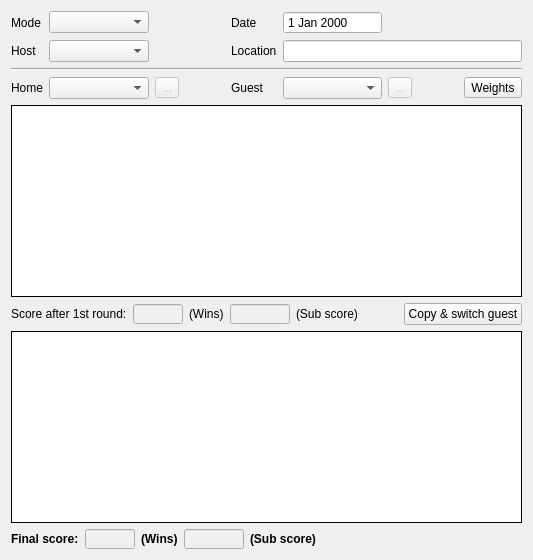
      <widget class="QWidget" name="tab_score_table">
       <property name="toolTip">
        <string>List (Ctrl+1)</string>
       </property>
       <attribute name="icon">
        <iconset resource="ipponboard.qrc">
         <normaloff>:/res/icons/list.png</normaloff>:/res/icons/list.png</iconset>
       </attribute>
       <attribute name="title">
        <string>List</string>
       </attribute>
       <layout class="QVBoxLayout" name="verticalLayout_7">
        <item>
         <layout class="QGridLayout" name="gridLayout_main" columnstretch="0,1,0,0,0,1,0,0,0">
          <property name="bottomMargin">
           <number>0</number>
          </property>
          <property name="spacing">
           <number>6</number>
          </property>
          <item row="0" column="5">
           <widget class="QDateEdit" name="dateEdit">
            <property name="sizePolicy">
             <sizepolicy hsizetype="Minimum" vsizetype="Fixed">
              <horstretch>0</horstretch>
              <verstretch>0</verstretch>
             </sizepolicy>
            </property>
            <property name="frame">
             <bool>true</bool>
            </property>
            <property name="alignment">
             <set>Qt::AlignLeading|Qt::AlignLeft|Qt::AlignVCenter</set>
            </property>
            <property name="buttonSymbols">
             <enum>QAbstractSpinBox::NoButtons</enum>
            </property>
            <property name="accelerated">
             <bool>false</bool>
            </property>
            <property name="calendarPopup">
             <bool>false</bool>
            </property>
           </widget>
          </item>
          <item row="3" column="0">
           <widget class="QLabel" name="label_home">
            <property name="text">
             <string>Home</string>
            </property>
           </widget>
          </item>
          <item row="3" column="1">
           <widget class="QComboBox" name="comboBox_club_home">
            <property name="iconSize">
             <size>
              <width>16</width>
              <height>16</height>
             </size>
            </property>
           </widget>
          </item>
          <item row="3" column="4">
           <widget class="QLabel" name="label_guest">
            <property name="text">
             <string>Guest</string>
            </property>
           </widget>
          </item>
          <item row="3" column="5">
           <widget class="QComboBox" name="comboBox_club_guest">
            <property name="iconSize">
             <size>
              <width>16</width>
              <height>16</height>
             </size>
            </property>
           </widget>
          </item>
          <item row="1" column="1">
           <widget class="QComboBox" name="comboBox_club_host">
            <property name="enabled">
             <bool>true</bool>
            </property>
            <property name="iconSize">
             <size>
              <width>16</width>
              <height>16</height>
             </size>
            </property>
           </widget>
          </item>
          <item row="0" column="3">
           <spacer name="horizontalSpacer">
            <property name="orientation">
             <enum>Qt::Horizontal</enum>
            </property>
            <property name="sizeHint" stdset="0">
             <size>
              <width>40</width>
              <height>20</height>
             </size>
            </property>
           </spacer>
          </item>
          <item row="0" column="4">
           <widget class="QLabel" name="label_date">
            <property name="text">
             <string>Date</string>
            </property>
           </widget>
          </item>
          <item row="2" column="0" colspan="9">
           <widget class="Line" name="line">
            <property name="orientation">
             <enum>Qt::Horizontal</enum>
            </property>
           </widget>
          </item>
          <item row="3" column="7">
           <spacer name="horizontalSpacer_4">
            <property name="orientation">
             <enum>Qt::Horizontal</enum>
            </property>
            <property name="sizeHint" stdset="0">
             <size>
              <width>40</width>
              <height>20</height>
             </size>
            </property>
           </spacer>
          </item>
          <item row="0" column="1">
           <widget class="QComboBox" name="comboBox_mode">
            <property name="enabled">
             <bool>true</bool>
            </property>
            <property name="toolTip">
             <string/>
            </property>
           </widget>
          </item>
          <item row="0" column="0">
           <widget class="QLabel" name="label_mode">
            <property name="text">
             <string>Mode</string>
            </property>
           </widget>
          </item>
          <item row="1" column="0">
           <widget class="QLabel" name="label_host">
            <property name="text">
             <string>Host</string>
            </property>
           </widget>
          </item>
          <item row="3" column="2">
           <widget class="QToolButton" name="toolButton_team_home">
            <property name="enabled">
             <bool>false</bool>
            </property>
            <property name="toolTip">
             <string>Edit home team</string>
            </property>
            <property name="text">
             <string notr="true">...</string>
            </property>
           </widget>
          </item>
          <item row="1" column="5" colspan="4">
           <widget class="QLineEdit" name="lineEdit_location">
            <property name="enabled">
             <bool>true</bool>
            </property>
            <property name="text">
             <string/>
            </property>
           </widget>
          </item>
          <item row="1" column="4">
           <widget class="QLabel" name="label_location">
            <property name="text">
             <string>Location</string>
            </property>
           </widget>
          </item>
          <item row="3" column="6">
           <widget class="QToolButton" name="toolButton_team_guest">
            <property name="enabled">
             <bool>false</bool>
            </property>
            <property name="toolTip">
             <string>Edit guest team</string>
            </property>
            <property name="text">
             <string notr="true">...</string>
            </property>
           </widget>
          </item>
          <item row="3" column="8">
           <widget class="QToolButton" name="toolButton_weights">
            <property name="text">
             <string>Weights</string>
            </property>
            <property name="iconSize">
             <size>
              <width>16</width>
              <height>16</height>
             </size>
            </property>
           </widget>
          </item>
         </layout>
        </item>
        <item>
         <widget class="QTableView" name="tableView_tournament_list1">
          <property name="sizePolicy">
           <sizepolicy hsizetype="Expanding" vsizetype="Expanding">
            <horstretch>0</horstretch>
            <verstretch>0</verstretch>
           </sizepolicy>
          </property>
          <property name="minimumSize">
           <size>
            <width>0</width>
            <height>0</height>
           </size>
          </property>
          <property name="contextMenuPolicy">
           <enum>Qt::CustomContextMenu</enum>
          </property>
          <property name="frameShape">
           <enum>QFrame::Box</enum>
          </property>
          <property name="frameShadow">
           <enum>QFrame::Plain</enum>
          </property>
          <property name="midLineWidth">
           <number>0</number>
          </property>
          <property name="verticalScrollBarPolicy">
           <enum>Qt::ScrollBarAsNeeded</enum>
          </property>
          <property name="horizontalScrollBarPolicy">
           <enum>Qt::ScrollBarAsNeeded</enum>
          </property>
          <property name="editTriggers">
           <set>QAbstractItemView::AnyKeyPressed|QAbstractItemView::DoubleClicked|QAbstractItemView::EditKeyPressed|QAbstractItemView::SelectedClicked</set>
          </property>
          <property name="dragEnabled">
           <bool>false</bool>
          </property>
          <property name="dragDropOverwriteMode">
           <bool>false</bool>
          </property>
          <property name="dragDropMode">
           <enum>QAbstractItemView::NoDragDrop</enum>
          </property>
          <property name="defaultDropAction">
           <enum>Qt::IgnoreAction</enum>
          </property>
          <property name="alternatingRowColors">
           <bool>true</bool>
          </property>
          <property name="selectionMode">
           <enum>QAbstractItemView::ExtendedSelection</enum>
          </property>
          <property name="showGrid">
           <bool>true</bool>
          </property>
          <property name="gridStyle">
           <enum>Qt::SolidLine</enum>
          </property>
          <property name="wordWrap">
           <bool>false</bool>
          </property>
          <property name="cornerButtonEnabled">
           <bool>false</bool>
          </property>
          <attribute name="horizontalHeaderMinimumSectionSize">
           <number>16</number>
          </attribute>
          <attribute name="horizontalHeaderDefaultSectionSize">
           <number>30</number>
          </attribute>
          <attribute name="horizontalHeaderStretchLastSection">
           <bool>false</bool>
          </attribute>
          <attribute name="verticalHeaderMinimumSectionSize">
           <number>20</number>
          </attribute>
          <attribute name="verticalHeaderDefaultSectionSize">
           <number>20</number>
          </attribute>
          <attribute name="verticalHeaderStretchLastSection">
           <bool>false</bool>
          </attribute>
         </widget>
        </item>
        <item>
         <layout class="QHBoxLayout" name="horizontalLayout" stretch="0,0,0,0,0,0,0">
          <property name="bottomMargin">
           <number>0</number>
          </property>
          <item>
           <widget class="QLabel" name="label_intermediate_result">
            <property name="text">
             <string>Score after 1st round:</string>
            </property>
           </widget>
          </item>
          <item>
           <widget class="QLineEdit" name="lineEdit_wins_intermediate">
            <property name="sizePolicy">
             <sizepolicy hsizetype="Fixed" vsizetype="Fixed">
              <horstretch>0</horstretch>
              <verstretch>0</verstretch>
             </sizepolicy>
            </property>
            <property name="maximumSize">
             <size>
              <width>50</width>
              <height>20</height>
             </size>
            </property>
            <property name="baseSize">
             <size>
              <width>30</width>
              <height>0</height>
             </size>
            </property>
            <property name="styleSheet">
             <string notr="true">background-color:rgb(240,240,240)</string>
            </property>
            <property name="frame">
             <bool>true</bool>
            </property>
            <property name="alignment">
             <set>Qt::AlignRight|Qt::AlignTrailing|Qt::AlignVCenter</set>
            </property>
            <property name="readOnly">
             <bool>true</bool>
            </property>
           </widget>
          </item>
          <item>
           <widget class="QLabel" name="label_2">
            <property name="text">
             <string>(Wins)</string>
            </property>
           </widget>
          </item>
          <item>
           <widget class="QLineEdit" name="lineEdit_score_intermediate">
            <property name="sizePolicy">
             <sizepolicy hsizetype="Fixed" vsizetype="Fixed">
              <horstretch>0</horstretch>
              <verstretch>0</verstretch>
             </sizepolicy>
            </property>
            <property name="minimumSize">
             <size>
              <width>60</width>
              <height>20</height>
             </size>
            </property>
            <property name="maximumSize">
             <size>
              <width>60</width>
              <height>20</height>
             </size>
            </property>
            <property name="baseSize">
             <size>
              <width>60</width>
              <height>20</height>
             </size>
            </property>
            <property name="styleSheet">
             <string notr="true">background-color:rgb(240,240,240)</string>
            </property>
            <property name="alignment">
             <set>Qt::AlignRight|Qt::AlignTrailing|Qt::AlignVCenter</set>
            </property>
            <property name="readOnly">
             <bool>true</bool>
            </property>
           </widget>
          </item>
          <item>
           <widget class="QLabel" name="label_3">
            <property name="text">
             <string>(Sub score)</string>
            </property>
           </widget>
          </item>
          <item>
           <spacer name="horizontalSpacer_3">
            <property name="orientation">
             <enum>Qt::Horizontal</enum>
            </property>
            <property name="sizeHint" stdset="0">
             <size>
              <width>40</width>
              <height>20</height>
             </size>
            </property>
           </spacer>
          </item>
          <item>
           <widget class="QPushButton" name="pushButton_copySwitched">
            <property name="enabled">
             <bool>true</bool>
            </property>
            <property name="text">
             <string>Copy &amp;&amp; switch guest</string>
            </property>
           </widget>
          </item>
         </layout>
        </item>
        <item>
         <widget class="QTableView" name="tableView_tournament_list2">
          <property name="sizePolicy">
           <sizepolicy hsizetype="Expanding" vsizetype="Expanding">
            <horstretch>0</horstretch>
            <verstretch>0</verstretch>
           </sizepolicy>
          </property>
          <property name="minimumSize">
           <size>
            <width>0</width>
            <height>0</height>
           </size>
          </property>
          <property name="contextMenuPolicy">
           <enum>Qt::CustomContextMenu</enum>
          </property>
          <property name="frameShape">
           <enum>QFrame::Box</enum>
          </property>
          <property name="frameShadow">
           <enum>QFrame::Plain</enum>
          </property>
          <property name="midLineWidth">
           <number>0</number>
          </property>
          <property name="verticalScrollBarPolicy">
           <enum>Qt::ScrollBarAsNeeded</enum>
          </property>
          <property name="horizontalScrollBarPolicy">
           <enum>Qt::ScrollBarAsNeeded</enum>
          </property>
          <property name="editTriggers">
           <set>QAbstractItemView::AnyKeyPressed|QAbstractItemView::DoubleClicked|QAbstractItemView::EditKeyPressed</set>
          </property>
          <property name="dragEnabled">
           <bool>false</bool>
          </property>
          <property name="dragDropOverwriteMode">
           <bool>false</bool>
          </property>
          <property name="dragDropMode">
           <enum>QAbstractItemView::NoDragDrop</enum>
          </property>
          <property name="alternatingRowColors">
           <bool>true</bool>
          </property>
          <property name="selectionMode">
           <enum>QAbstractItemView::ExtendedSelection</enum>
          </property>
          <property name="selectionBehavior">
           <enum>QAbstractItemView::SelectItems</enum>
          </property>
          <property name="showGrid">
           <bool>true</bool>
          </property>
          <property name="gridStyle">
           <enum>Qt::SolidLine</enum>
          </property>
          <property name="wordWrap">
           <bool>false</bool>
          </property>
          <property name="cornerButtonEnabled">
           <bool>false</bool>
          </property>
          <attribute name="horizontalHeaderMinimumSectionSize">
           <number>16</number>
          </attribute>
          <attribute name="horizontalHeaderDefaultSectionSize">
           <number>30</number>
          </attribute>
          <attribute name="horizontalHeaderStretchLastSection">
           <bool>false</bool>
          </attribute>
          <attribute name="verticalHeaderMinimumSectionSize">
           <number>20</number>
          </attribute>
          <attribute name="verticalHeaderDefaultSectionSize">
           <number>20</number>
          </attribute>
          <attribute name="verticalHeaderStretchLastSection">
           <bool>false</bool>
          </attribute>
         </widget>
        </item>
        <item>
         <layout class="QHBoxLayout" name="horizontalLayout_3" stretch="0,0,0,0,0,0">
          <property name="bottomMargin">
           <number>0</number>
          </property>
          <item>
           <widget class="QLabel" name="label_final_score">
            <property name="font">
             <font>
              <weight>75</weight>
              <bold>true</bold>
             </font>
            </property>
            <property name="text">
             <string>Final score:</string>
            </property>
           </widget>
          </item>
          <item>
           <widget class="QLineEdit" name="lineEdit_wins">
            <property name="sizePolicy">
             <sizepolicy hsizetype="Fixed" vsizetype="Fixed">
              <horstretch>0</horstretch>
              <verstretch>0</verstretch>
             </sizepolicy>
            </property>
            <property name="maximumSize">
             <size>
              <width>50</width>
              <height>20</height>
             </size>
            </property>
            <property name="baseSize">
             <size>
              <width>30</width>
              <height>0</height>
             </size>
            </property>
            <property name="font">
             <font>
              <weight>75</weight>
              <bold>true</bold>
             </font>
            </property>
            <property name="styleSheet">
             <string notr="true">background-color:rgb(240,240,240)</string>
            </property>
            <property name="frame">
             <bool>true</bool>
            </property>
            <property name="alignment">
             <set>Qt::AlignRight|Qt::AlignTrailing|Qt::AlignVCenter</set>
            </property>
            <property name="readOnly">
             <bool>true</bool>
            </property>
           </widget>
          </item>
          <item>
           <widget class="QLabel" name="label_final_wins">
            <property name="font">
             <font>
              <weight>75</weight>
              <bold>true</bold>
             </font>
            </property>
            <property name="text">
             <string>(Wins)</string>
            </property>
           </widget>
          </item>
          <item>
           <widget class="QLineEdit" name="lineEdit_score">
            <property name="sizePolicy">
             <sizepolicy hsizetype="Fixed" vsizetype="Fixed">
              <horstretch>0</horstretch>
              <verstretch>0</verstretch>
             </sizepolicy>
            </property>
            <property name="minimumSize">
             <size>
              <width>60</width>
              <height>20</height>
             </size>
            </property>
            <property name="maximumSize">
             <size>
              <width>60</width>
              <height>20</height>
             </size>
            </property>
            <property name="baseSize">
             <size>
              <width>60</width>
              <height>20</height>
             </size>
            </property>
            <property name="font">
             <font>
              <weight>75</weight>
              <bold>true</bold>
             </font>
            </property>
            <property name="styleSheet">
             <string notr="true">background-color:rgb(240,240,240)</string>
            </property>
            <property name="alignment">
             <set>Qt::AlignRight|Qt::AlignTrailing|Qt::AlignVCenter</set>
            </property>
            <property name="readOnly">
             <bool>true</bool>
            </property>
           </widget>
          </item>
          <item>
           <widget class="QLabel" name="label_final_sub_score">
            <property name="font">
             <font>
              <weight>75</weight>
              <bold>true</bold>
             </font>
            </property>
            <property name="text">
             <string>(Sub score)</string>
            </property>
           </widget>
          </item>
          <item>
           <spacer name="horizontalSpacer_5">
            <property name="orientation">
             <enum>Qt::Horizontal</enum>
            </property>
            <property name="sizeHint" stdset="0">
             <size>
              <width>40</width>
              <height>20</height>
             </size>
            </property>
           </spacer>
          </item>
         </layout>
        </item>
       </layout>
      </widget>
